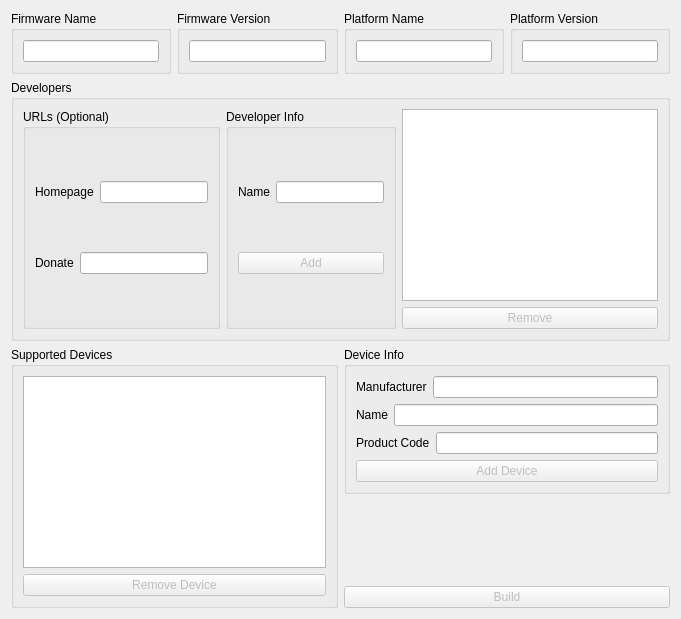
    <widget class="QWidget" name="createPackageTab">
     <property name="enabled">
      <bool>true</bool>
     </property>
     <attribute name="title">
      <string>Create Package</string>
     </attribute>
     <layout class="QVBoxLayout" name="createPackageMainLayout">
      <item>
       <layout class="QHBoxLayout" name="createPackageTopLayout">
        <item>
         <widget class="QGroupBox" name="createFirmwareNameGroup">
          <property name="title">
           <string>Firmware Name</string>
          </property>
          <layout class="QVBoxLayout" name="createFirmwareNameLayout">
           <item>
            <widget class="QLineEdit" name="createFirmwareNameLineEdit">
             <property name="enabled">
              <bool>true</bool>
             </property>
             <property name="readOnly">
              <bool>false</bool>
             </property>
            </widget>
           </item>
          </layout>
         </widget>
        </item>
        <item>
         <widget class="QGroupBox" name="createFirmwareVersionGroup">
          <property name="title">
           <string>Firmware Version</string>
          </property>
          <layout class="QVBoxLayout" name="createFirmwareVersionLayout">
           <item>
            <widget class="QLineEdit" name="createFirmwareVersionLineEdit">
             <property name="enabled">
              <bool>true</bool>
             </property>
             <property name="readOnly">
              <bool>false</bool>
             </property>
            </widget>
           </item>
          </layout>
         </widget>
        </item>
        <item>
         <widget class="QGroupBox" name="createPlatformNameGroup">
          <property name="title">
           <string>Platform Name</string>
          </property>
          <layout class="QVBoxLayout" name="createPlatformNameLayout">
           <item>
            <widget class="QLineEdit" name="createPlatformNameLineEdit">
             <property name="enabled">
              <bool>true</bool>
             </property>
             <property name="readOnly">
              <bool>false</bool>
             </property>
            </widget>
           </item>
          </layout>
         </widget>
        </item>
        <item>
         <widget class="QGroupBox" name="createPlatformVersionGroup">
          <property name="title">
           <string>Platform Version</string>
          </property>
          <layout class="QVBoxLayout" name="createPlatformVersionLayout">
           <item>
            <widget class="QLineEdit" name="createPlatformVersionLineEdit">
             <property name="enabled">
              <bool>true</bool>
             </property>
             <property name="readOnly">
              <bool>false</bool>
             </property>
            </widget>
           </item>
          </layout>
         </widget>
        </item>
       </layout>
      </item>
      <item>
       <widget class="QGroupBox" name="createDevelopersGroup">
        <property name="title">
         <string>Developers</string>
        </property>
        <layout class="QHBoxLayout" name="createDevelopersMainLayout">
         <item>
          <widget class="QGroupBox" name="createUrlsGroup">
           <property name="title">
            <string>URLs (Optional)</string>
           </property>
           <layout class="QVBoxLayout" name="createUrlsLayout">
            <item>
             <layout class="QHBoxLayout" name="createHomepageLayout">
              <item>
               <widget class="QLabel" name="createHomepageLabel">
                <property name="text">
                 <string>Homepage</string>
                </property>
                <property name="maximumWidth">
                 <number>80</number>
                </property>
               </widget>
              </item>
              <item>
               <widget class="QLineEdit" name="createHomepageLineEdit">
                <property name="enabled">
                 <bool>true</bool>
                </property>
                <property name="readOnly">
                 <bool>false</bool>
                </property>
               </widget>
              </item>
             </layout>
            </item>
            <item>
             <layout class="QHBoxLayout" name="createDonateLayout">
              <item>
               <widget class="QLabel" name="createDonateLabel">
                <property name="text">
                 <string>Donate</string>
                </property>
                <property name="maximumWidth">
                 <number>80</number>
                </property>
               </widget>
              </item>
              <item>
               <widget class="QLineEdit" name="createDonateLineEdit">
                <property name="enabled">
                 <bool>true</bool>
                </property>
                <property name="readOnly">
                 <bool>false</bool>
                </property>
               </widget>
              </item>
             </layout>
            </item>
           </layout>
          </widget>
         </item>
         <item>
          <widget class="QGroupBox" name="createDeveloperInfoGroup">
           <property name="title">
            <string>Developer Info</string>
           </property>
           <layout class="QVBoxLayout" name="createDeveloperInfoLayout">
            <item>
             <layout class="QHBoxLayout" name="createDeveloperNameLayout">
              <item>
               <widget class="QLabel" name="createDeveloperNameLabel">
                <property name="text">
                 <string>Name</string>
                </property>
                <property name="maximumWidth">
                 <number>50</number>
                </property>
               </widget>
              </item>
              <item>
               <widget class="QLineEdit" name="createDeveloperNameLineEdit">
                <property name="enabled">
                 <bool>true</bool>
                </property>
                <property name="readOnly">
                 <bool>false</bool>
                </property>
               </widget>
              </item>
             </layout>
            </item>
            <item>
             <widget class="QPushButton" name="addDeveloperButton">
              <property name="enabled">
               <bool>false</bool>
              </property>
              <property name="focusPolicy">
               <enum>Qt::NoFocus</enum>
              </property>
              <property name="text">
               <string>Add</string>
              </property>
             </widget>
            </item>
           </layout>
          </widget>
         </item>
         <item>
          <layout class="QVBoxLayout" name="createDevelopersListLayout">
           <item>
            <widget class="QListWidget" name="createDevelopersListWidget">
             <property name="enabled">
              <bool>true</bool>
             </property>
             <property name="maximumWidth">
              <number>200</number>
             </property>
            </widget>
           </item>
           <item>
            <widget class="QPushButton" name="removeDeveloperButton">
             <property name="enabled">
              <bool>false</bool>
             </property>
             <property name="focusPolicy">
              <enum>Qt::NoFocus</enum>
             </property>
             <property name="text">
              <string>Remove</string>
             </property>
            </widget>
           </item>
          </layout>
         </item>
        </layout>
       </widget>
      </item>
      <item>
       <layout class="QHBoxLayout" name="createPackageBottomLayout">
        <item>
         <widget class="QGroupBox" name="createSupportedDevicesGroup">
          <property name="title">
           <string>Supported Devices</string>
          </property>
          <layout class="QVBoxLayout" name="createSupportedDevicesLayout">
           <item>
            <widget class="QListWidget" name="createDevicesListWidget"/>
           </item>
           <item>
            <widget class="QPushButton" name="removeDeviceButton">
             <property name="enabled">
              <bool>false</bool>
             </property>
             <property name="focusPolicy">
              <enum>Qt::NoFocus</enum>
             </property>
             <property name="text">
              <string>Remove Device</string>
             </property>
            </widget>
           </item>
          </layout>
         </widget>
        </item>
        <item>
         <layout class="QVBoxLayout" name="createDeviceRightLayout">
          <item>
           <widget class="QGroupBox" name="createDeviceInfoGroup">
            <property name="title">
             <string>Device Info</string>
            </property>
            <property name="maximumWidth">
             <number>320</number>
            </property>
            <layout class="QVBoxLayout" name="createDeviceInfoLayout">
             <item>
              <layout class="QHBoxLayout" name="createDeviceManufacturerLayout">
               <item>
                <widget class="QLabel" name="deviceManufacturerLabel">
                 <property name="text">
                  <string>Manufacturer</string>
                 </property>
                 <property name="maximumWidth">
                  <number>100</number>
                 </property>
                </widget>
               </item>
               <item>
                <widget class="QLineEdit" name="deviceManufacturerLineEdit">
                 <property name="enabled">
                  <bool>true</bool>
                 </property>
                 <property name="readOnly">
                  <bool>false</bool>
                 </property>
                </widget>
               </item>
              </layout>
             </item>
             <item>
              <layout class="QHBoxLayout" name="createDeviceNameLayout">
               <item>
                <widget class="QLabel" name="deviceNameLabel">
                 <property name="text">
                  <string>Name</string>
                 </property>
                 <property name="maximumWidth">
                  <number>100</number>
                 </property>
                </widget>
               </item>
               <item>
                <widget class="QLineEdit" name="deviceNameLineEdit">
                 <property name="enabled">
                  <bool>true</bool>
                 </property>
                 <property name="readOnly">
                  <bool>false</bool>
                 </property>
                </widget>
               </item>
              </layout>
             </item>
             <item>
              <layout class="QHBoxLayout" name="createDeviceProductCodeLayout">
               <item>
                <widget class="QLabel" name="productCodeLabel">
                 <property name="text">
                  <string>Product Code</string>
                 </property>
                 <property name="maximumWidth">
                  <number>100</number>
                 </property>
                </widget>
               </item>
               <item>
                <widget class="QLineEdit" name="deviceProductCodeLineEdit">
                 <property name="enabled">
                  <bool>true</bool>
                 </property>
                 <property name="readOnly">
                  <bool>false</bool>
                 </property>
                </widget>
               </item>
              </layout>
             </item>
             <item>
              <widget class="QPushButton" name="addDeviceButton">
               <property name="enabled">
                <bool>false</bool>
               </property>
               <property name="focusPolicy">
                <enum>Qt::NoFocus</enum>
               </property>
               <property name="text">
                <string>Add Device</string>
               </property>
              </widget>
             </item>
            </layout>
           </widget>
          </item>
          <item>
           <spacer name="createPackageSpacer">
            <property name="orientation">
             <enum>Qt::Vertical</enum>
            </property>
            <property name="sizeHint" stdset="0">
             <size>
              <width>20</width>
              <height>40</height>
             </size>
            </property>
           </spacer>
          </item>
          <item>
           <widget class="QPushButton" name="buildPackageButton">
            <property name="enabled">
             <bool>false</bool>
            </property>
            <property name="focusPolicy">
             <enum>Qt::NoFocus</enum>
            </property>
            <property name="text">
             <string>Build</string>
            </property>
           </widget>
          </item>
         </layout>
        </item>
       </layout>
      </item>
     </layout>
    </widget>
